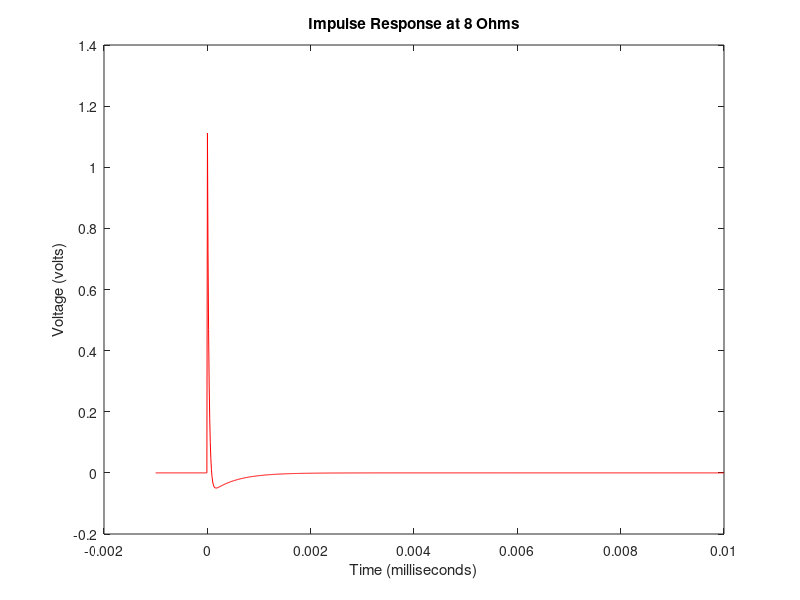
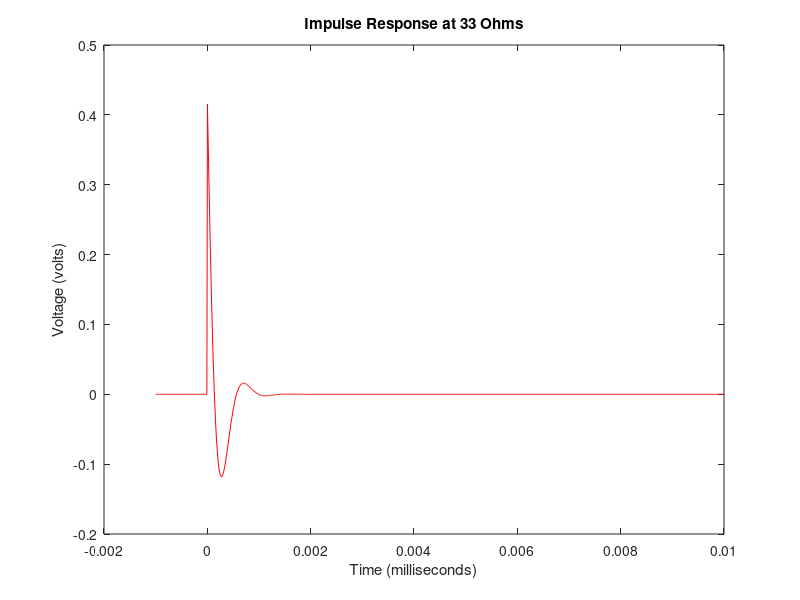
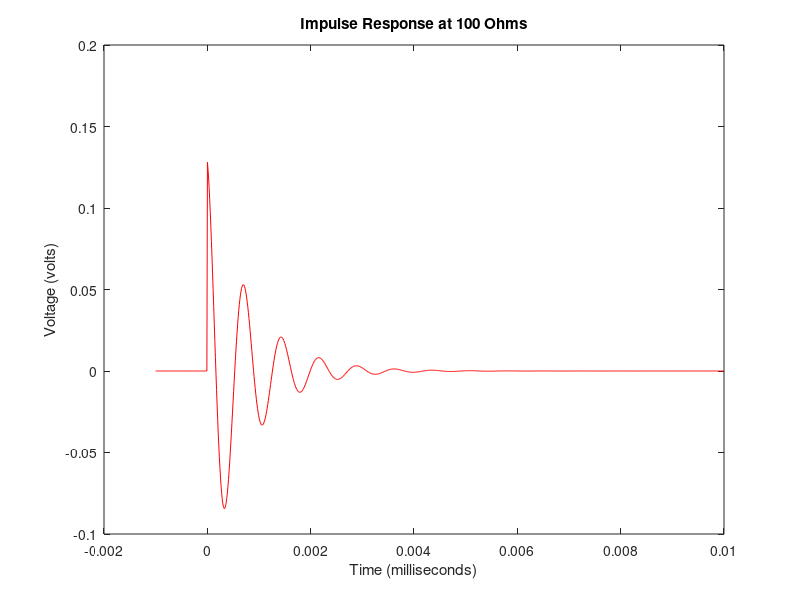
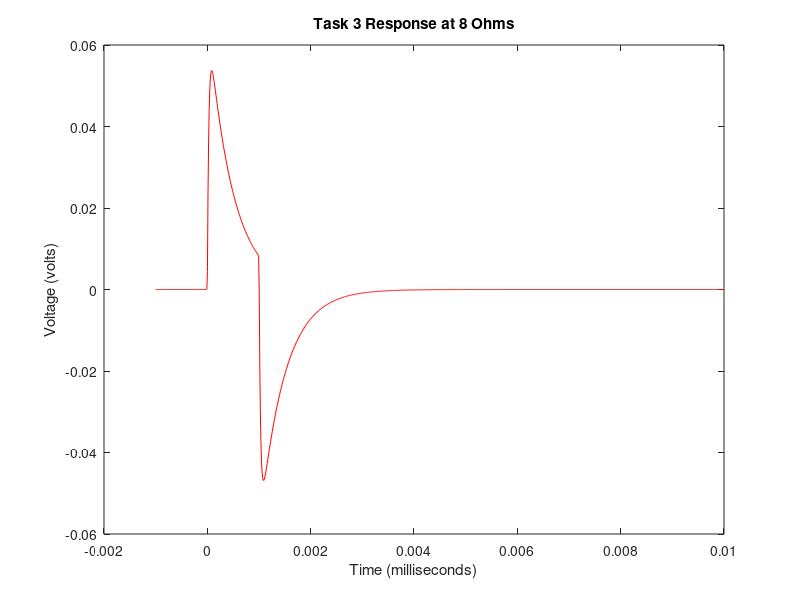

MATLAB code for these plots, in order: (Note: this script raises an error after producing the figures.)
close all
clear all

t = linspace(-1e-3, 10e-3, 1000)    %X-Axis time for all plots

%Set L and C to meet our midrange frequency
L = 4e-3 
C = 3.3e-6

scale = (25e-6 * 20.9)  %Scale factor after measuring pulse in O-Scope

%%%%%%%%%%%%%%%%%%%%%%%%%%%%%%%%%%%%%%%%%%%%%%%%%%%%%%%%%%%%%%%%%%%%%%%
% 8 Ohm Response
%%%%%%%%%%%%%%%%%%%%%%%%%%%%%%%%%%%%%%%%%%%%%%%%%%%%%%%%%%%%%%%%%%%%%%%
Rl = 8
Rg = 82
Rs = 50
P1 = -1/(2*Rl*C) + sqrt((1/(2*Rl*C))^2 - 1/(L*C))
P2 = -1/(2*Rl*C) - sqrt((1/(2*Rl*C))^2 - 1/(L*C))

h1 = 1/(P1 - P2)*(1/(C*(Rs+Rg))*(P1*exp(P1*t)-P2*exp(P2*t))).*(t > 0)
h1_temp = h1
h1 = h1*scale
figure(1)
plot(t, h1, 'r')
xlabel('Time (milliseconds)')
ylabel('Voltage (volts)')
title('Impulse Response at 8 Ohms')

%%%%%%%%%%%%%%%%%%%%%%%%%%%%%%%%%%%%%%%%%%%%%%%%%%%%%%%%%%%%%%%%%%%%%%%
% 33 Ohm Response
%%%%%%%%%%%%%%%%%%%%%%%%%%%%%%%%%%%%%%%%%%%%%%%%%%%%%%%%%%%%%%%%%%%%%%%
Rl = 32.4
Rg = 324
P1 = -1/(2*Rl*C) + sqrt((1/(2*Rl*C))^2 - 1/(L*C))
P2 = -1/(2*Rl*C) - sqrt((1/(2*Rl*C))^2 - 1/(L*C))
h2 = 1/(P1 - P2)*(1/(C*(Rs+Rg))*(P1*exp(P1*t)-P2*exp(P2*t))).*(t > 0)
h2 = h2*scale
figure(2)
plot(t, h2, 'r')
xlabel('Time (milliseconds)')
ylabel('Voltage (volts)')
title('Impulse Response at 33 Ohms')

%%%%%%%%%%%%%%%%%%%%%%%%%%%%%%%%%%%%%%%%%%%%%%%%%%%%%%%%%%%%%%%%%%%%%%%
% 100 Ohm Response
%%%%%%%%%%%%%%%%%%%%%%%%%%%%%%%%%%%%%%%%%%%%%%%%%%%%%%%%%%%%%%%%%%%%%%%
Rl = 118.6
Rg = 1180
P1 = -1/(2*Rl*C) + sqrt((1/(2*Rl*C))^2 - 1/(L*C))
P2 = -1/(2*Rl*C) - sqrt((1/(2*Rl*C))^2 - 1/(L*C))
h3 = 1/(P1 - P2)*(1/(C*(Rs+Rg))*(P1*exp(P1*t)-P2*exp(P2*t))).*(t > 0)
h3=h3*scale
figure(3)
plot(t, h3, 'r')
xlabel('Time (milliseconds)')
ylabel('Voltage (volts)')
title('Impulse Response at 100 Ohms')



%%%%%%%%%%%%%%%%%%%%%%%%%%%%%%%%%%%%%%%%%%%%%%%%%%%%%%%%%%%%%%%%%%%%%%%
% Task 3: Plot of Calculations for to = 1ms
%%%%%%%%%%%%%%%%%%%%%%%%%%%%%%%%%%%%%%%%%%%%%%%%%%%%%%%%%%%%%%%%%%%%%%%
Rl = 8
Rg = 82
P1 = -1/(2*Rl*C) + sqrt((1/(2*Rl*C))^2 - 1/(L*C))
P2 = -1/(2*Rl*C) - sqrt((1/(2*Rl*C))^2 - 1/(L*C))
x = 1/(P1 - P2) * (1/(C*(Rs+Rg)))
y = (-exp(P1*(t-.001)) + exp(P2*(t-.001))).*(t > .001)
z = (exp(P1 * t) - exp(P2 * t)).*(t > 0)
Vl = x * (y + z)
figure(4)
plot(t, Vl, 'r')
xlabel('Time (milliseconds)')
ylabel('Voltage (volts)')
title('Task 3 Response at 8 Ohms')


%%%%%%%%%%%%%%%%%%%%%%%%%%%%%%%%%%%%%%%%%%%%%%%%%%%%%%%%%%%%%%%%%%%%%%%
% Task 3: Plot of MATLAB's 'conv' function
%%%%%%%%%%%%%%%%%%%%%%%%%%%%%%%%%%%%%%%%%%%%%%%%%%%%%%%%%%%%%%%%%%%%%%%
Rl = 8
Rg = 82
scale = (1e-3 * 1)  % measured from our 1V, 1ms input pulse
P1 = -1/(2*Rl*C) + sqrt((1/(2*Rl*C))^2 - 1/(L*C))
P2 = -1/(2*Rl*C) - sqrt((1/(2*Rl*C))^2 - 1/(L*C))
h1_temp = 1/(P1 - P2)*(1/(C*(Rs+Rg))*(P1*exp(P1*t)-P2*exp(P2*t))).*(t > 0)
h1_temp = h1_temp * scale
Vl_2 = conv(rectangularPulse(0, .001, t), h1_temp)
figure(5)
t = linspace(-1e-3, 10e-3, 1999) %needs to be twice as long to match output
plot(t, Vl_2, 'r')
xlabel('Time (milliseconds)')
ylabel('Voltage (volts)')
title('Approximate Convolution')